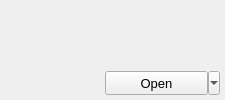
<?xml version="1.0" encoding="UTF-8"?>
<ui version="4.0">
 <class>ProjectItemWidget</class>
 <widget class="QWidget" name="ProjectItemWidget">
  <property name="geometry">
   <rect>
    <x>0</x>
    <y>0</y>
    <width>225</width>
    <height>100</height>
   </rect>
  </property>
  <property name="minimumSize">
   <size>
    <width>225</width>
    <height>100</height>
   </size>
  </property>
  <property name="maximumSize">
   <size>
    <width>225</width>
    <height>100</height>
   </size>
  </property>
  <layout class="QHBoxLayout" name="horizontalLayout">
   <property name="spacing">
    <number>0</number>
   </property>
   <property name="leftMargin">
    <number>0</number>
   </property>
   <property name="topMargin">
    <number>0</number>
   </property>
   <property name="rightMargin">
    <number>0</number>
   </property>
   <property name="bottomMargin">
    <number>0</number>
   </property>
   <item>
    <widget class="ImageViewerWidget" name="thumbnailViewer" native="true">
     <property name="minimumSize">
      <size>
       <width>100</width>
       <height>100</height>
      </size>
     </property>
     <property name="maximumSize">
      <size>
       <width>100</width>
       <height>100</height>
      </size>
     </property>
    </widget>
   </item>
   <item>
    <layout class="QVBoxLayout" name="verticalLayout" stretch="0,1,0,0">
     <property name="spacing">
      <number>0</number>
     </property>
     <property name="leftMargin">
      <number>5</number>
     </property>
     <property name="rightMargin">
      <number>5</number>
     </property>
     <item>
      <widget class="QLabel" name="nameLabel">
       <property name="font">
        <font>
         <pointsize>10</pointsize>
        </font>
       </property>
       <property name="alignment">
        <set>Qt::AlignLeading|Qt::AlignLeft|Qt::AlignTop</set>
       </property>
       <property name="wordWrap">
        <bool>true</bool>
       </property>
      </widget>
     </item>
     <item>
      <spacer name="verticalSpacer">
       <property name="orientation">
        <enum>Qt::Vertical</enum>
       </property>
       <property name="sizeHint" stdset="0">
        <size>
         <width>20</width>
         <height>0</height>
        </size>
       </property>
      </spacer>
     </item>
     <item>
      <widget class="QToolButton" name="openButton">
       <property name="sizePolicy">
        <sizepolicy hsizetype="Preferred" vsizetype="Preferred">
         <horstretch>0</horstretch>
         <verstretch>0</verstretch>
        </sizepolicy>
       </property>
       <property name="minimumSize">
        <size>
         <width>0</width>
         <height>24</height>
        </size>
       </property>
       <property name="font">
        <font>
         <pointsize>10</pointsize>
        </font>
       </property>
       <property name="text">
        <string>Open</string>
       </property>
       <property name="popupMode">
        <enum>QToolButton::MenuButtonPopup</enum>
       </property>
       <property name="toolButtonStyle">
        <enum>Qt::ToolButtonTextOnly</enum>
       </property>
      </widget>
     </item>
     <item>
      <spacer name="verticalSpacer_2">
       <property name="orientation">
        <enum>Qt::Vertical</enum>
       </property>
       <property name="sizeType">
        <enum>QSizePolicy::Minimum</enum>
       </property>
       <property name="sizeHint" stdset="0">
        <size>
         <width>20</width>
         <height>5</height>
        </size>
       </property>
      </spacer>
     </item>
    </layout>
   </item>
  </layout>
 </widget>
 <customwidgets>
  <customwidget>
   <class>ImageViewerWidget</class>
   <extends>QWidget</extends>
   <header>ImageViewerWidget.h</header>
   <container>1</container>
  </customwidget>
 </customwidgets>
 <resources/>
 <connections/>
</ui>
